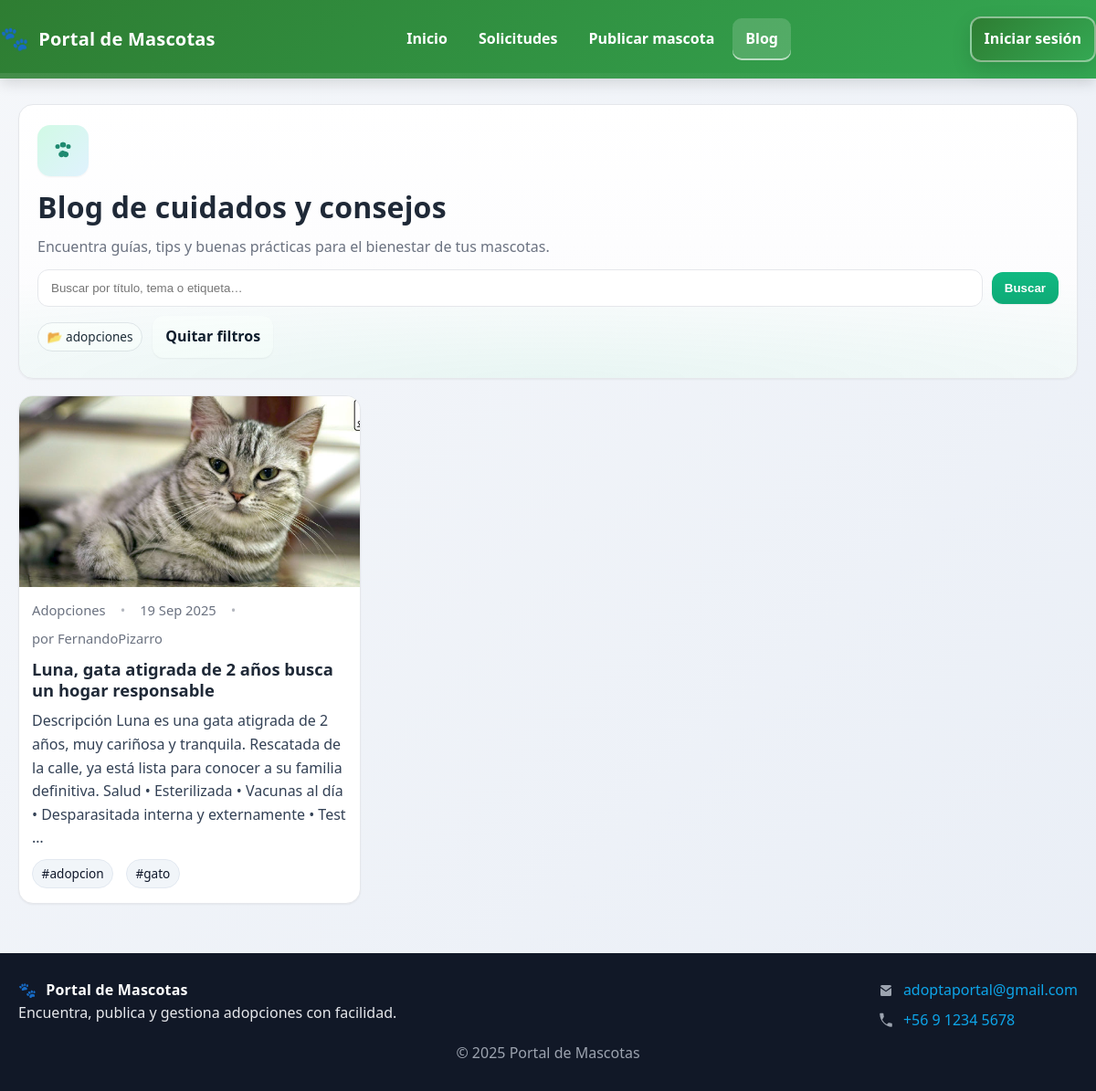
Screenshot of /blog/?cat=adopciones with the database file from the repository.
### blog/models.py (models this page shows, shortened)
class Post(models.Model):
    title = models.CharField("Título", max_length=140)
    slug = models.SlugField("Slug", max_length=160, unique=True)
    author = models.ForeignKey(
        settings.AUTH_USER_MODEL,
        on_delete=models.PROTECT,
        related_name="posts",
        verbose_name="Autor",
    )
    category = models.ForeignKey(
        Category,
        on_delete=models.PROTECT,
        related_name="posts",
        verbose_name="Categoría",
    )
    content = models.TextField("Contenido")
    hero_image = models.ImageField("Imagen principal", upload_to="blog/", blank=True, null=True)
    status = models.CharField("Estado", max_length=10, choices=STATUS_CHOICES, default="draft")
    published_at = models.DateTimeField("Fecha de publicación", blank=True, null=True)
    updated_at = models.DateTimeField("Actualizado", auto_now=True)
    tags = models.ManyToManyField(Tag, blank=True, related_name="posts", verbose_name="Etiquetas")
    class Meta:
        db_table = "blog_posts"
        verbose_name = "Publicación"
        verbose_name_plural = "Publicaciones"
        ordering = ("-published_at", "title")
        indexes = [
            models.Index(fields=["-published_at"]),
            models.Index(fields=["category", "-published_at"]),
            models.Index(fields=["slug"]),
        ]

class Category(models.Model):
    name = models.CharField("Nombre", max_length=60, unique=True)
    slug = models.SlugField("Slug", max_length=70, unique=True)
    description = models.TextField("Descripción", blank=True)
    class Meta:
        verbose_name = "Categoría"
        verbose_name_plural = "Categorías"
        ordering = ("name",)

class Tag(models.Model):
    name = models.CharField("Nombre", max_length=32, unique=True)
    slug = models.SlugField("Slug", max_length=40, unique=True)
    class Meta:
        verbose_name = "Etiqueta"
        verbose_name_plural = "Etiquetas"
        ordering = ("name",)

### login/models.py (models this page shows, shortened)
class Usuario(AbstractUser):
    email = models.EmailField(
        unique=True,
        verbose_name='Correo electrónico'
    )
    fecha_creacion = models.DateTimeField(
        auto_now_add=True,
        verbose_name='Fecha de creación'
    )
    fecha_actualizacion = models.DateTimeField(
        auto_now=True,
        verbose_name='Fecha de actualización'
    )
    class Meta:
        verbose_name = 'Usuario'
        verbose_name_plural = 'Usuarios'
        ordering = ['-fecha_creacion']

### blog/views.py (the view, shortened to what this page needs)
# urls.py: path("", views.post_list, name="post_list"),
def post_list(request):
    q_raw   = (request.GET.get("q") or request.GET.get("query") or request.GET.get("s") or "").strip()
    tag_raw = (request.GET.get("tag") or request.GET.get("etiqueta") or request.GET.get("t") or "").strip()
    cat_raw = (request.GET.get("cat") or request.GET.get("categoria") or request.GET.get("c") or "").strip()
    qs = (
        Post.objects.filter(status="published")
        .select_related("category", "author")
        .prefetch_related("tags")
        .order_by("-published_at", "-updated_at", "-id")
    )
    if tag_raw:
        qs = qs.filter(Q(tags__slug=tag_raw) | Q(tags__name__iexact=tag_raw))
    if cat_raw:
        if cat_raw.isdigit():
            qs = qs.filter(category_id=int(cat_raw))
        else:
            qs = qs.filter(Q(category__slug=cat_raw) | Q(category__name__iexact=cat_raw))
    qs = qs.distinct()
    context = {
        "posts": qs,
        "q": q_raw,
        "tag": tag_raw,
        "cat": cat_raw,
    }
    return render(request, "blog/post_list.html", context)

### blog/templates/blog/post_list.html (shortened to what this page needs)
{% extends "base.html" %}
{% load static %}
{% block extra_css %}
<link rel="stylesheet" href="{% static 'blog/css/blog.css' %}?v={% now 'U' %}">
{% endblock %}
{% block content %}
<section class="blog-hero">
  <div class="blog-hero__icon" aria-hidden="true">
  </div>
  <h1 class="blog-hero__title">Blog de cuidados y consejos</h1>
  <p class="blog-hero__subtitle">Encuentra guías, tips y buenas prácticas para el bienestar de tus mascotas.</p>
  <form class="blog-search" method="get" action="{% url 'blog:post_list' %}" novalidate data-autosubmit>
    <input class="blog-search__input" type="search" name="q" value="{{ q|default:'' }}" placeholder="Buscar por título, tema o etiqueta…">
    <button class="btn btn--primary" type="submit">Buscar</button>
  </form>
  {% if q or tag or cat %}
    <div class="active-filters" style="margin-top:.6rem">
      {% if cat %}<span class="chip chip--hero">📂 {{ cat }}</span>{% endif %}
      <a class="btn btn--ghost" href="{% url 'blog:post_list' %}">Quitar filtros</a>
    </div>
  {% endif %}
</section>
{% if posts %}
  <section class="posts-grid">
    {% for post in posts %}
      <article class="post-card js-reveal">
        <a class="post-card__media" href="{% url 'blog:post_detail' post.slug %}">
          {% if post.hero_image %}
            <img loading="lazy" src="{{ post.hero_image.url }}" alt="Imagen de {{ post.title }}">
          {% else %}
            <img loading="lazy" src="{% static 'blog/img/default-cat.svg' %}" alt="Imagen por defecto">
          {% endif %}
        </a>
        <div class="post-card__body">
          <div class="post-card__meta">
            {% if post.category %}
              <a class="link-muted" href="{% url 'blog:post_list' %}?cat={{ post.category.slug }}">{{ post.category.name }}</a>
              <span class="dot">•</span>
            {% endif %}
            {% if post.published_at %}
              <time datetime="{{ post.published_at|date:'c' }}">{{ post.published_at|date:"d M Y" }}</time>
              <span class="dot">•</span>
            {% endif %}
            {% if post.author %}
              <span class="muted">por {{ post.author.username|default:post.author }}</span>
            {% endif %}
          </div>
          <h2 class="post-card__title">
            <a href="{% url 'blog:post_detail' post.slug %}">{{ post.title }}</a>
          </h2>
          <p class="post-card__excerpt">
            {{ post.content|striptags|truncatewords:40 }}
          </p>
          {% if post.tags.all %}
            <div class="post-card__tags">
              {% for t in post.tags.all %}
                <a class="chip chip--ghost" href="{% url 'blog:post_list' %}?tag={{ t.slug }}">#{{ t.name }}</a>
              {% endfor %}
            </div>
          {% endif %}
        </div>
      </article>
    {% endfor %}
  </section>
{% else %}
  <p class="empty">No se encontraron artículos para tu búsqueda.</p>
{% endif %}
{% endblock %}

### static/css/main.css (style rules this page uses)
* { margin: 0; padding: 0; box-sizing: border-box; }
body { font-family: 'Segoe UI', Tahoma, Geneva, Verdana, sans-serif; line-height: 1.6; color: #333; background: linear-gradient(135deg, #f5f7fa 0%, #c3cfe2 100%); min-height: 100vh; }
:root { --ap-green-1:#2e7d32; --ap-green-2:#34a853; --ap-dark:#1f2937; --ap-gray:#6b7280; --ap-light:#f3f4f6; --ap-white:#ffffff; --ap-border:#e5e7eb; --ap-blue:#2563eb; --ap-red:#dc2626; }
.ap-body { background:linear-gradient(135deg,#f5f7fa 0%,#e9eef6 100%) }
.btn { display:inline-block;padding:10px 14px;border-radius:10px;border:0;cursor:pointer;font-weight:700 }

### blog/static/blog/css/blog.css (style rules this page uses)
:root { --bg:#f7faf9; --bg-2:#eef4f3; --card:#ffffff; --surface:#fbfbfd; --text:#1f2937; --muted:#6b7280; --brand:#10b981; --brand-2:#0ea5e9; --brand-dk:#0b7f67; --ring:rgba(16,185,129,.35); --shadow-sm:0 1px 2px rgba(0,0,0,.05); --shadow-md:0 8px 28px rgba(2,8,20,.08); --shadow-lg:0 18px 50px -10px rgba(2,8,20,.18); }
* { box-sizing:border-box }
html,body { margin:0;padding:0;background:var(--bg);color:var(--text); font:16px/1.6 system-ui,-apple-system,"Segoe UI",Roboto,Ubuntu,"Helvetica Neue",Arial,sans-serif; -webkit-font-smoothing:antialiased; -moz-osx-font-smoothing:grayscale; }
a { color:var(--brand-2);text-decoration:none }
.muted { color:var(--muted) }
.dot { opacity:.5;margin:0 .35rem }
.blog-hero { background:linear-gradient(180deg,#ffffff, var(--surface)); border:1px solid #e5e7eb;border-radius:16px; padding:22px 20px;margin-bottom:18px; box-shadow:var(--shadow-sm); position:relative; overflow:hidden; }
.blog-hero::after { content:""; position:absolute; inset:auto -10% 0 -10%; height:120px; background:radial-gradient(1200px 120px at 50% 100%, rgba(16,185,129,.08), transparent); }
.blog-hero__icon { width:56px;height:56px;border-radius:14px; display:grid;place-items:center;margin-bottom:8px; color:#1f8a70; background:linear-gradient(135deg,#d1fae5,#e0f2fe); box-shadow:var(--shadow-sm) }
.blog-hero__icon svg { width:28px;height:28px }
.blog-hero__title { margin:0 0 6px;font-size:2rem;letter-spacing:.2px }
.blog-hero__subtitle { margin:0 0 12px;color:var(--muted) }
.blog-search { display:flex;gap:10px;align-items:center }
.blog-search__input { flex:1;border:1px solid #e5e7eb;border-radius:12px; padding:12px 14px;background:#fff;outline:none; }
.link-muted { color:var(--muted) }
.chip { display:inline-flex;align-items:center;gap:.35rem; border:1px solid #e5e7eb;border-radius:999px; padding:.25rem .6rem;font-size:.85rem;background:#fff;color:var(--text) }
.chip--hero { background:rgba(255,255,255,.9);backdrop-filter:saturate(180%) blur(4px) }
.chip--ghost { background:#f1f5f9;border-color:#e2e8f0;color:#0f172a }
.chip + .chip { margin-left:.35rem }
.btn { --_bg:var(--brand); --_fg:#fff; --_bd:transparent; display:inline-flex;align-items:center;gap:.45rem; padding:10px 14px;border-radius:12px;border:1px solid var(--_bd); background:linear-gradient(180deg,var(--_bg), color-mix(in srgb,var(--_bg),#000 8%)); color:var(--_fg); font-weight:700; box-shadow:var(--shadow-sm); cursor:pointer; transition:transform .12s ease, box-shadow .12s ease, filter .12s ease; }
.btn--ghost { --_bg:#fff; --_fg:#0f172a; --_bd:#e5e7eb; background:#fff }
.active-filters { display:flex;flex-wrap:wrap;gap:.5rem .7rem;align-items:center }
.posts-grid { display:grid;gap:18px; grid-template-columns:repeat(12,minmax(0,1fr)); }
.post-card { grid-column:span 4;background:#fff;border:1px solid #e5e7eb;border-radius:16px; overflow:hidden;box-shadow:var(--shadow-sm);display:flex;flex-direction:column; transform:translateY(8px);opacity:0;transition:transform .5s cubic-bezier(.2,.8,.2,1),opacity .5s; }
.post-card.is-visible { transform:none;opacity:1 }
.post-card__media { display:block;aspect-ratio:16/9;background:#f1f5f9;position:relative;overflow:hidden }
.post-card__media img { width:100%;height:100%;object-fit:cover;display:block;transition:transform .6s }
.post-card__body { padding:14px 14px 16px;display:flex;flex-direction:column;gap:10px }
.post-card__meta { color:var(--muted);font-size:.92rem;display:flex;flex-wrap:wrap;gap:.45rem .65rem;align-items:center }
.post-card__title { margin:0;font-size:1.15rem;line-height:1.25 }
.post-card__title a { color:inherit;text-decoration:none }
.post-card__excerpt { margin:0;color:#334155 }
.post-card__tags { display:flex;flex-wrap:wrap;gap:.5rem }
.btn { border:none }

### rows the page displays
Post: hero_image (picture), category.name "Adopciones", published_at "19 Sep 2025", author.username "FernandoPizarro", title "Luna, gata atigrada de 2 años busca un hogar responsable", content "Descripción Luna es una gata atigrada de 2 años, muy cariñosa y tranquila. Rescatada de la calle, ya está lista para conocer a su familia definitiva. Salud • Esterilizada • Vacunas al día • Desparasitada interna y externamente • Test …"
Tag: name "adopcion"
Tag: name "gato"

### other values shown
{{ cat }} "adopciones"
